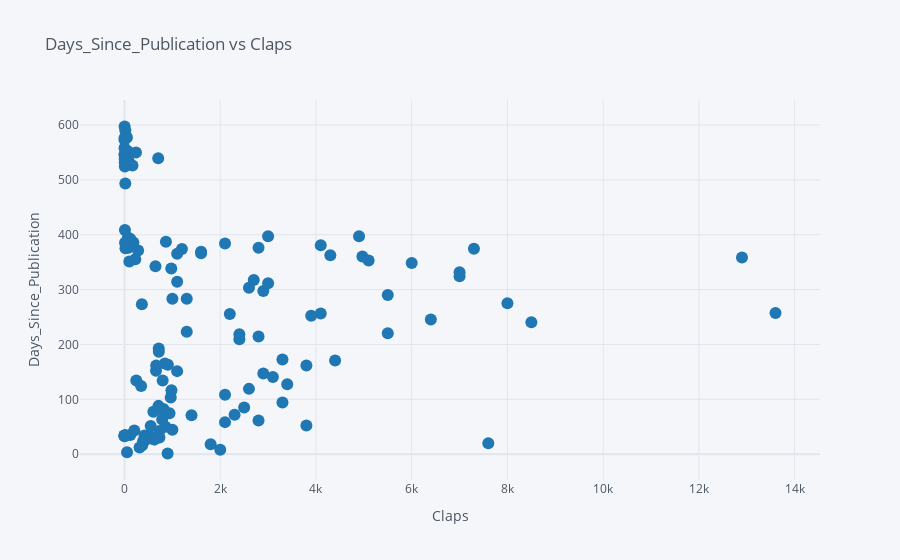

The notebook cell this image was saved under:
### Markdown cell above
# Interactive Widgets for Plots

We can use the same basic approach to create interactive widgets for plots. This expands the capabilities of the already powerful plotly visualization library.

### Code cell
@interact
def scatter_plot(x=list(df.select_dtypes('number').columns), 
                 y=list(df.select_dtypes('number').columns)[1:]):
    df.iplot(kind='scatter', x=x, y=y, mode='markers', 
             xTitle=x.title(), yTitle=y.title(), title=f'{y.title()} vs {x.title()}')

### Figure 1 — Plotly figure (JSON) as saved in the notebook; plotly's stock layout.template omitted (floating-point values rounded to 4 significant figures; data arrays with more than 128 entries replaced by an {"elided": "..."} marker saying what was removed)
{"data": [{"line": {"color": "rgba(31, 119, 180, 1.0)", "dash": "solid", "shape": "linear", "width": 1.3}, "marker": {"size": 12, "symbol": "circle"}, "mode": "markers", "name": "days_since_publication", "text": "", "type": "scatter", "x": {"elided": "133 int values"}, "y": {"elided": "133 float values"}}], "layout": {"autosize": true, "legend": {"bgcolor": "#F5F6F9", "font": {"color": "#4D5663"}}, "paper_bgcolor": "#F5F6F9", "plot_bgcolor": "#F5F6F9", "title": {"font": {"color": "#4D5663"}, "text": "Days_Since_Publication vs Claps"}, "xaxis": {"autorange": true, "gridcolor": "#E1E5ED", "range": [-913.9, 14510.0], "showgrid": true, "tickfont": {"color": "#4D5663"}, "title": {"font": {"color": "#4D5663"}, "text": "Claps"}, "type": "linear", "zerolinecolor": "#E1E5ED"}, "yaxis": {"autorange": true, "gridcolor": "#E1E5ED", "range": [-65.69, 664.2], "showgrid": true, "tickfont": {"color": "#4D5663"}, "title": {"font": {"color": "#4D5663"}, "text": "Days_Since_Publication"}, "type": "linear", "zerolinecolor": "#E1E5ED"}}}
